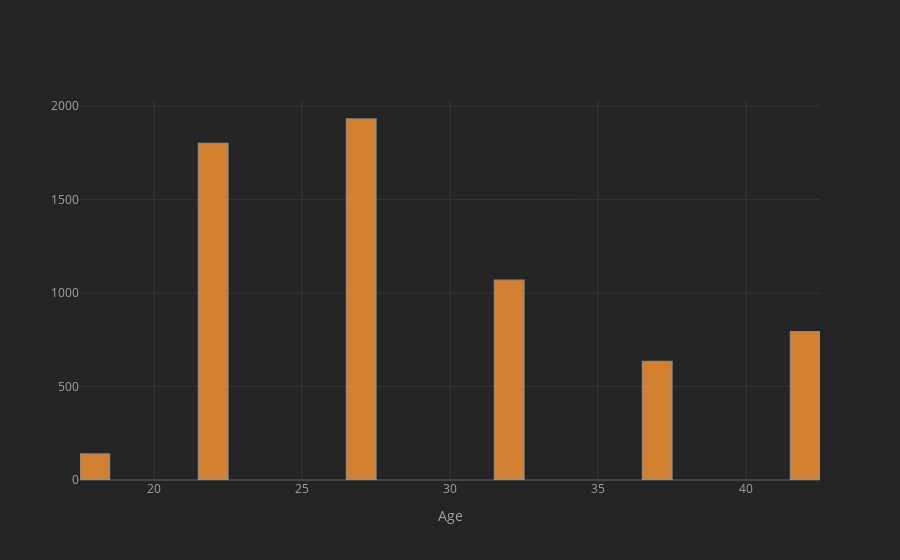

Write notebook code for a chart like this one.
### Code cell
# exploring age
df['age'].iplot(kind='hist',xTitle='Age',bins=30,bestfit=True)

### Figure 1 — Plotly figure (JSON) as saved in the notebook; plotly's stock layout.template omitted (floating-point values rounded to 4 significant figures; data arrays with more than 128 entries replaced by an {"elided": "..."} marker saying what was removed)
{"data": [{"histfunc": "count", "histnorm": "", "marker": {"color": "rgba(255, 153, 51, 1.0)", "line": {"color": "#A4A4A4", "width": 1.3}}, "name": "age", "nbinsx": 30, "opacity": 0.8, "orientation": "v", "type": "histogram", "x": {"elided": "6366 float values"}}], "layout": {"barmode": "overlay", "legend": {"bgcolor": "#242424", "font": {"color": "#F4F4F4"}}, "paper_bgcolor": "#242424", "plot_bgcolor": "#242424", "title": {"font": {"color": "#F4F4F4"}}, "xaxis": {"gridcolor": "#343434", "showgrid": true, "tickfont": {"color": "#A4A4A4"}, "title": {"font": {"color": "#A4A4A4"}, "text": "Age"}, "zerolinecolor": "#444444"}, "yaxis": {"gridcolor": "#343434", "showgrid": true, "tickfont": {"color": "#A4A4A4"}, "title": {"font": {"color": "#A4A4A4"}, "text": ""}, "zerolinecolor": "#444444"}}}
